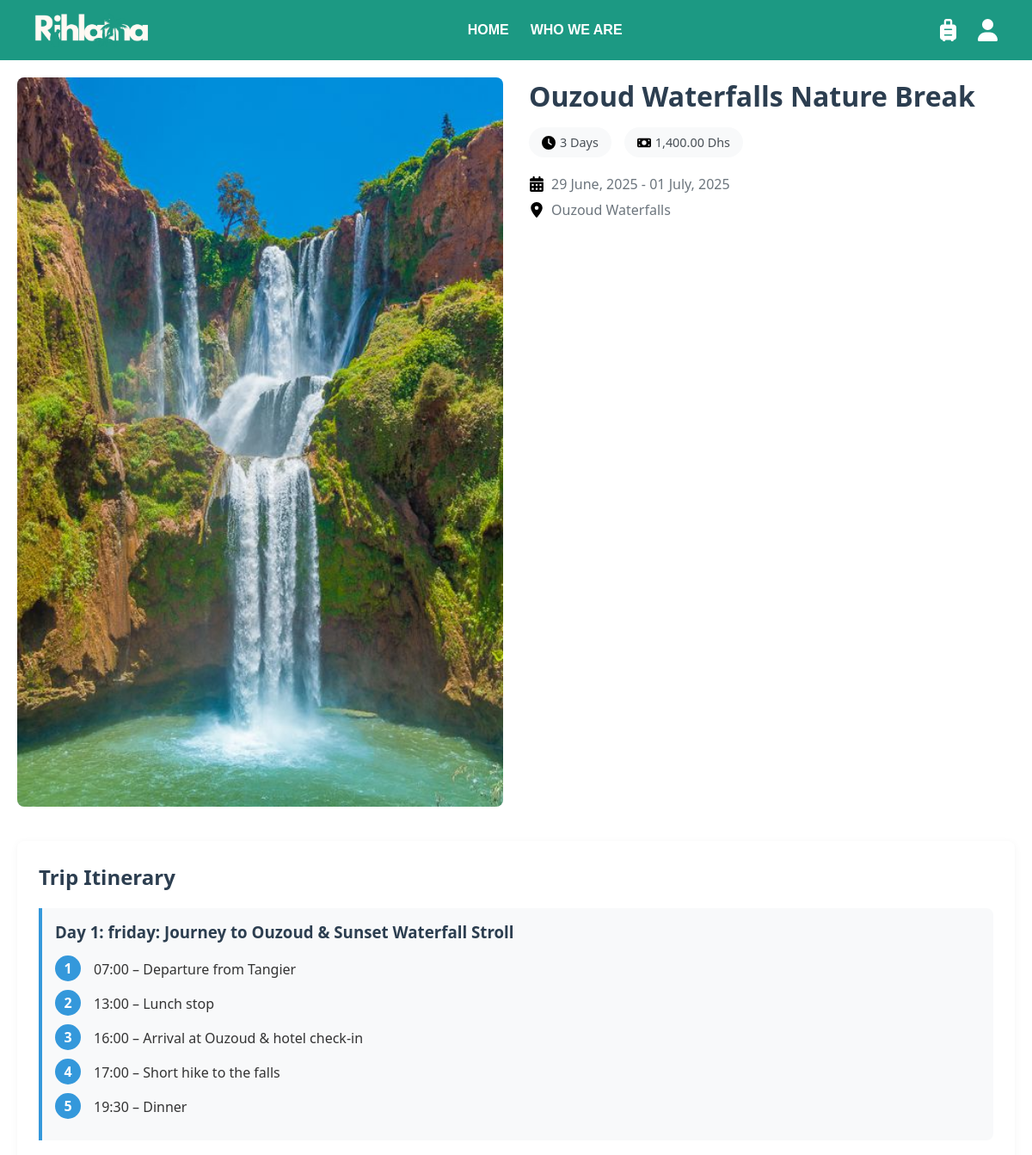
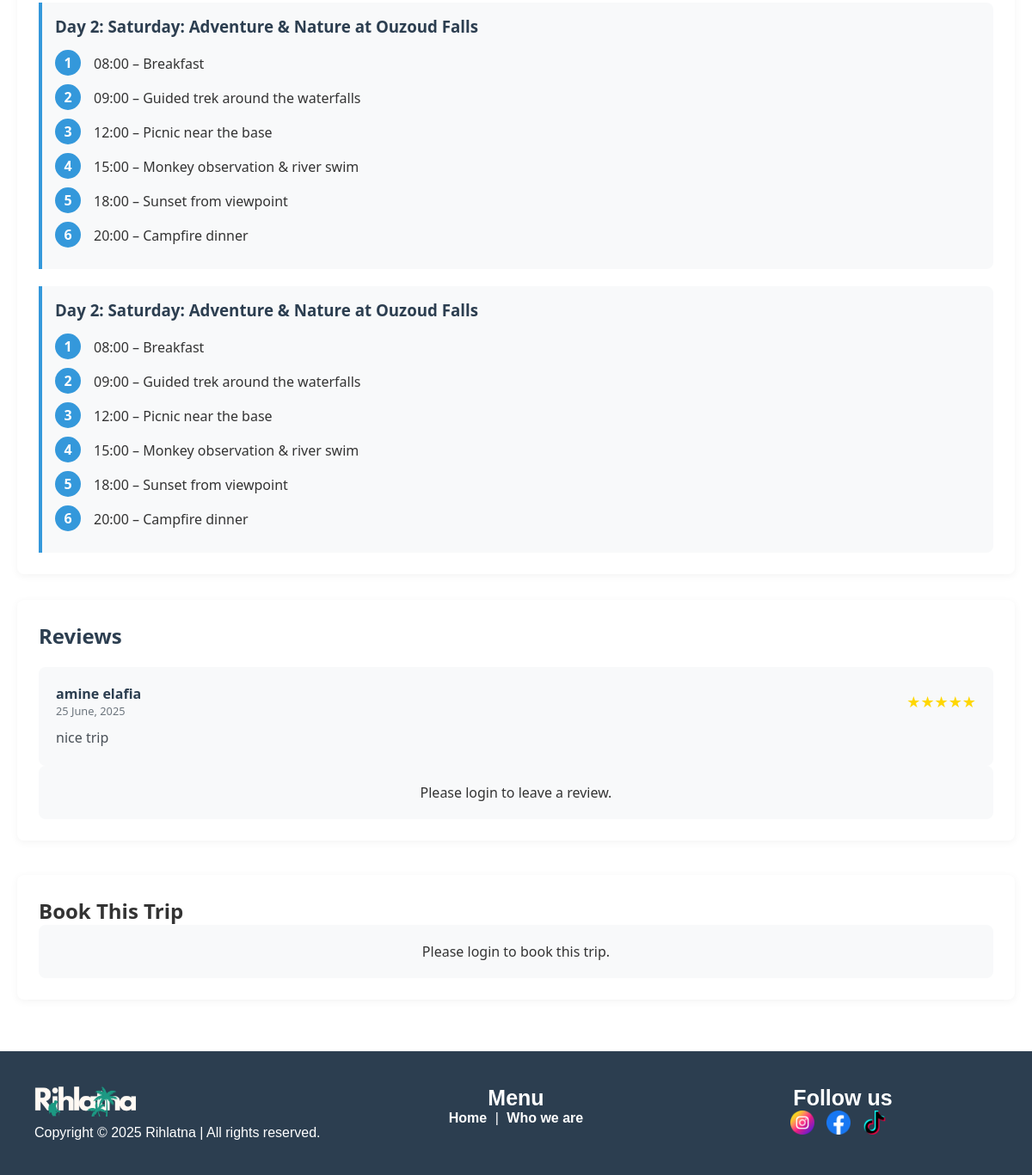
Screenshot of /pages/trip_details.php?id=19 with the database file from the repository (2 pictures, top to bottom).
### tables this page shows
CREATE TABLE `trips` (
  `trip_id` int(11) NOT NULL,
  `title` varchar(100) NOT NULL,
  `price` decimal(10,2) NOT NULL,
  `start_date` date NOT NULL,
  `end_date` date NOT NULL,
  `hiking_level` enum('beginner','advanced') NOT NULL,
  `location` varchar(250) NOT NULL,
  `image_url` varchar(500) NOT NULL,
  `trip_category_id` int(11) NOT NULL
);

CREATE TABLE `trip_days` (
  `day_id` int(11) NOT NULL,
  `trip_id` int(11) NOT NULL,
  `day_number` int(11) NOT NULL,
  `day_title` varchar(255) DEFAULT NULL
);

CREATE TABLE `trip_activities` (
  `activity_id` int(11) NOT NULL,
  `day_id` int(11) NOT NULL,
  `activity_order` int(11) NOT NULL,
  `activity_content` text NOT NULL
);

CREATE TABLE `reviews` (
  `review_id` int(11) NOT NULL,
  `rating_value` int(11) NOT NULL,
  `comment` text NOT NULL,
  `review_date` date DEFAULT curdate(),
  `user_id` int(11) NOT NULL,
  `trip_id` int(11) NOT NULL
);

CREATE TABLE `users` (
  `user_id` int(11) NOT NULL,
  `first_name` varchar(100) NOT NULL,
  `last_name` varchar(100) NOT NULL,
  `email` varchar(250) NOT NULL,
  `password` varchar(250) NOT NULL,
  `phone` varchar(20) NOT NULL,
  `role` enum('customer','supervisor','admin') NOT NULL DEFAULT 'customer'
);

### pages/trip_details.php (the view, shortened to what this page needs)
<?php
include '../includes/pdo.php';
$tripId = $_GET['id'];
$stmt = $pdo->prepare("SELECT t.*, tc.name AS category_name
                      FROM trips t
                      JOIN trips_categories tc ON t.trip_category_id = tc.trip_category_id
                      WHERE t.trip_id = ?");
$stmt->execute([$tripId]);
$trip = $stmt->fetch();
$start = new DateTime($trip['start_date']);
$end = new DateTime($trip['end_date']);
$duration = $start->diff($end)->days + 1;
$daysStmt = $pdo->prepare("SELECT * FROM trip_days WHERE trip_id = ? ORDER BY day_number");
$daysStmt->execute([$tripId]);
$days = $daysStmt->fetchAll();
foreach ($days as &$day) {
    $activitiesStmt = $pdo->prepare("SELECT * FROM trip_activities WHERE day_id = ? ORDER BY activity_order");
    $activitiesStmt->execute([$day['day_id']]);
    $day['activities'] = $activitiesStmt->fetchAll();
}
$reviewsStmt = $pdo->prepare("SELECT r.*, u.first_name, u.last_name
                             FROM reviews r
                             JOIN users u ON r.user_id = u.user_id
                             WHERE r.trip_id = ?
                             ORDER BY r.review_date DESC");
$reviewsStmt->execute([$tripId]);
$reviews = $reviewsStmt->fetchAll();
include '../includes/header.php';
?>
<main class="trip-details-page">
    <div class="trip-header">
        <div class="trip-image">
            <img src="../uploads/<?= htmlspecialchars($trip['image_url']) ?>" alt="<?= htmlspecialchars($trip['title']) ?>">
        </div>
        <div class="trip-basic-info">
            <h1><?= htmlspecialchars($trip['title']) ?></h1>
            <div class="trip-meta">
                <span class="duration"><img src="../images/clock.svg"> <?= $duration ?> Days</span>
                <span class="price"><img src="../images/money.svg"> <?= number_format($trip['price'], 2) ?> Dhs</span>
            </div>
            <div class="trip-dates">
                <p><img src="../images/calendar.svg"> <?= date('d F, Y', strtotime($trip['start_date'])) ?> - <?= date('d F, Y', strtotime($trip['end_date'])) ?></p>
                <p><img src="../images/location.svg"> <?= htmlspecialchars($trip['location']) ?></p>
            </div>
        </div>
    </div>
    <div class="trip-content">
        <section class="trip-itinerary">
            <h2>Trip Itinerary</h2>
            <?php if (!empty($days)): ?>
                <div class="itinerary-days">
                    <?php foreach ($days as $day): ?>
                        <div class="day-card">
                            <h3>Day <?= $day['day_number'] ?>: <?= htmlspecialchars($day['day_title']) ?></h3>
                            <?php if (!empty($day['activities'])): ?>
                                <div class="activities-list">
                                    <?php foreach ($day['activities'] as $activity): ?>
                                        <div class="activity-item">
                                            <div class="activity-order"><?= $activity['activity_order'] ?></div>
                                            <div class="activity-content"><?= nl2br(htmlspecialchars($activity['activity_content'])) ?></div>
                                        </div>
                                    <?php endforeach; ?>
                                </div>
                            <?php endif; ?>
                        </div>
                    <?php endforeach; ?>
                </div>
            <?php else: ?>
                <p class="no-itinerary">No itinerary details available yet.</p>
            <?php endif; ?>
        </section>
        <section class="trip-reviews">
            <h2>Reviews</h2>
            <?php if (empty($reviews)): ?>
                <p class="no-reviews">No reviews yet. Be the first to review this trip!</p>
            <?php else: ?>
                <div class="reviews-list">
                    <?php foreach ($reviews as $review): ?>
                        <div class="review-card">
                            <div class="review-header">
                                <div class="reviewer-info">
                                    <span class="reviewer-name"><?= htmlspecialchars($review['first_name'] . ' ' . $review['last_name']) ?></span>
                                    <span class="review-date"><?= date('d F, Y', strtotime($review['review_date'])) ?></span>
                                </div>
                                <div class="review-rating">
                                    <?php
                                    $fullStars = $review['rating_value'];
                                    $emptyStars = 5 - $fullStars;
                                    echo str_repeat('★', $fullStars) . str_repeat('☆', $emptyStars);
                                    ?>
                                </div>
                            </div>
                            <div class="review-comment">
                                <p><?= nl2br(htmlspecialchars($review['comment'])) ?></p>
                            </div>
                        </div>
                    <?php endforeach; ?>
                </div>
            <?php endif; ?>
            <?php if (isset($_SESSION['user_id']) && $_SESSION['role'] === 'customer'): ?>
                <div class="add-review">
                    <h3>Add Your Review</h3>
                    <form method="post" action="../actions/add_review.php">
                        <input type="hidden" name="trip_id" value="<?= $trip['trip_id'] ?>">
                        <div class="form-group">
                            <label>Rating</label>
                            <div class="rating-stars">
                                <input type="hidden" id="rating-value" name="rating" value="0">
                                <span class="star" data-value="1">★</span>
                                <span class="star" data-value="2">★</span>
                                <span class="star" data-value="3">★</span>
                                <span class="star" data-value="4">★</span>
                                <span class="star" data-value="5">★</span>
                            </div>
                        </div>
                        <div class="form-group">
                            <label for="comment">Your Review</label>
                            <textarea id="comment" name="comment" rows="4" required></textarea>
                        </div>
                        <button type="submit" class="submit-review-btn">Submit Review</button>
                    </form>
                </div>
            <?php else: ?>
                <div class="login-prompt">
                    <p>Please login to leave a review.</p>
                </div>
            <?php endif; ?>
        </section>
    </div>
    <section class="reservation-section">
        <h2>Book This Trip</h2>
        <?php if (isset($_SESSION['user_id']) && $_SESSION['role'] === 'customer'): ?>
            <form method="post" action="../actions/make_reservation.php" class="reservation-form">
                <input type="hidden" name="trip_id" value="<?= $trip['trip_id'] ?>">
                <input type="hidden" name="user_id" value="<?= $_SESSION['user_id'] ?>">
                <div class="form-row">
                    <div class="form-group">
                        <label for="gender">Gender</label>
                        <select id="gender" name="gender" required>
                            <option value="">Select gender</option>
                            <option value="male">Male</option>
                            <option value="female">Female</option>
                        </select>
                    </div>
                    <div class="form-group">
                        <label for="first_name">First Name</label>
                        <input type="text" id="first_name" name="first_name" required>
                    </div>
                    <div class="form-group">
                        <label for="last_name">Last Name</label>
                        <input type="text" id="last_name" name="last_name" required>
                    </div>
                </div>
                <div class="form-row">
                    <div class="form-group">
                        <label for="birthday">Birthday</label>
                        <input type="date" id="birthday" name="birthday" required>
                    </div>
                    <div class="form-group">
                        <label for="cin">CIN</label>
                        <input type="text" id="cin" name="cin" required>
                    </div>
                    <div class="form-group">
                        <label for="city">City</label>
                        <input type="text" id="city" name="city" required>
                    </div>
                </div>
                <div class="form-row">
                    <div class="form-group">
                        <label for="phone">Phone</label>
                        <input type="tel" id="phone" name="phone" required>
                    </div>
                    <div class="form-group">
                        <label for="email">Email</label>
                        <input type="email" id="email" name="email" required>
                    </div>
                    <div class="form-group">
                        <label for="first_experience">First Experience?</label>
                        <select id="first_experience" name="first_experience" required>
                            <option value="1">Yes</option>
                            <option value="0">No</option>
                        </select>
                    </div>
                </div>
                <button type="submit" class="reserve-btn">Book Now</button>
            </form>
        <?php else: ?>
            <div class="login-prompt">
                <p>Please login to book this trip.</p>
            </div>
        <?php endif; ?>
    </section>
</main>
<?php include '../includes/footer.php'; ?>

### styles/header_footer.css (style rules this page uses)
* { margin: 0; padding: 0; box-sizing: border-box; }
body { margin: 0; padding: 0; font-family: Arial, sans-serif; }

### styles/trip_details.css (style rules this page uses)
.trip-details-page { max-width: 1200px; margin: 0 auto; padding: 20px; font-family: 'Segoe UI', Tahoma, Geneva, Verdana, sans-serif; color: #333; }
.trip-header { display: flex; gap: 30px; margin-bottom: 40px; flex-wrap: wrap; }
.trip-image { flex: 1; min-width: 200px; border-radius: 8px; overflow: hidden; }
.trip-image img { width: 100%; height: auto; display: block; }
.trip-basic-info { flex: 1; min-width: 300px; }
.trip-basic-info h1 { color: #2c3e50; margin-bottom: 15px; font-size: 2rem; }
.trip-meta { display: flex; flex-wrap: wrap; gap: 15px; margin-bottom: 20px; }
.trip-meta span { display: flex; align-items: center; gap: 5px; background: #f8f9fa; padding: 8px 15px; border-radius: 20px; font-size: 0.9rem; color: #495057; }
.trip-meta img { width: 16px; height: 16px; }
.trip-dates p { display: flex; align-items: center; gap: 8px; margin: 8px 0; color: #6c757d; }
.trip-dates img { width: 18px; height: 18px; }
.trip-content { display: grid; gap: 30px; margin-bottom: 40px; }
.trip-content section { background: white; padding: 25px; border-radius: 8px; box-shadow: 0 2px 10px rgba(0,0,0,0.05); }
.trip-content h2 { display: flex; align-items: center; gap: 10px; margin-top: 0; margin-bottom: 20px; color: #2c3e50; font-size: 1.5rem; }
.itinerary-days { display: grid; gap: 20px; }
.day-card { border-left: 4px solid #3498db; padding: 15px; background: #f8f9fa; border-radius: 0 8px 8px 0; }
.day-card h3 { margin-top: 0; color: #2c3e50; }
.activities-list { margin-top: 15px; }
.activity-item { display: flex; gap: 15px; margin-bottom: 10px; }
.activity-order { width: 30px; height: 30px; background: #3498db; color: white; border-radius: 50%; display: flex; align-items: center; justify-content: center; flex-shrink: 0; font-weight: bold; }
.activity-content { padding-top: 5px; }
.reviews-list { display: grid; gap: 20px; }
.review-card { padding: 20px; background: #f8f9fa; border-radius: 8px; }
.review-header { display: flex; justify-content: space-between; align-items: center; margin-bottom: 10px; flex-wrap: wrap; gap: 10px; }
.reviewer-info { display: flex; flex-direction: column; }
.reviewer-name { font-weight: bold; color: #2c3e50; }
.review-date { font-size: 0.8rem; color: #6c757d; }
.review-rating { color: #FFD700; font-size: 18px; }
.review-comment { line-height: 1.6; color: #495057; }
.reservation-section { background: white; padding: 25px; border-radius: 8px; box-shadow: 0 2px 10px rgba(0,0,0,0.05); margin-bottom: 40px; }
.login-prompt { text-align: center; padding: 20px; background: #f8f9fa; border-radius: 8px; }

### rows the page displays
trips: image_url (picture), title "Ouzoud Waterfalls Nature Break", duration "3", price "1,400.00", start_date "29 June, 2025", end_date "01 July, 2025", location "Ouzoud Waterfalls"
trip_days: day_number "1", day_title "friday: Journey to Ouzoud & Sunset Waterfall Stroll"
trip_activities: activity_order "1", activity_content "07:00 – Departure from Tangier"
trip_activities: activity_order "2", activity_content "13:00 – Lunch stop"
trip_activities: activity_order "3", activity_content "16:00 – Arrival at Ouzoud & hotel check-in"
trip_activities: activity_order "4", activity_content "17:00 – Short hike to the falls"
trip_activities: activity_order "5", activity_content "19:30 – Dinner"
trip_days: day_number "2", day_title "Saturday: Adventure & Nature at Ouzoud Falls"
trip_activities: activity_order "1", activity_content "08:00 – Breakfast"
trip_activities: activity_order "2", activity_content "09:00 – Guided trek around the waterfalls"
trip_activities: activity_order "3", activity_content "12:00 – Picnic near the base"
trip_activities: activity_order "4", activity_content "15:00 – Monkey observation & river swim"
trip_activities: activity_order "5", activity_content "18:00 – Sunset from viewpoint"
trip_activities: activity_order "6", activity_content "20:00 – Campfire dinner"
reviews: user.last_name "amine elafia", review_date "25 June, 2025", rating_value "★★★★★", comment "nice trip"
